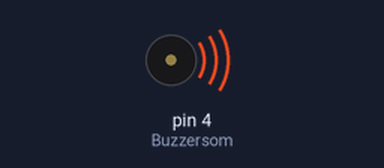
Bench run of a sketch on a simulated Arduino Uno, built with avr-gcc and run on an emulated ATmega328P. On the bench: buzzer (waves = sounding, pin HIGH).

Above: at 0.2 s.
Timing chart, 0 to 3.0 s (numbered marks = the images above):
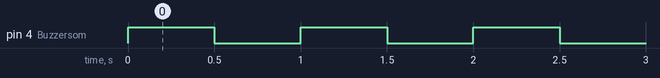

The sketch:

buzzer.ino
```cpp
// Definier pinos do buzzer - som
#define Buzzersom 4 //Pino do buzzer
int freq;// declarando variável global para armazernar a frequencia do tom

void setup() {
  pinMode(Buzzersom , OUTPUT);

}

void loop() {
    digitalWrite(Buzzersom, HIGH);
    delay(500);
    digitalWrite(Buzzersom, LOW);
    delay(500);

    for (freq = 400; freq < 100; freq++) {
    tone(4, freq, 10);

  }
}
```

Measured:
- by itself, pin 4 (Buzzersom): alternates HIGH for 0.50 s and LOW for 0.50 s
